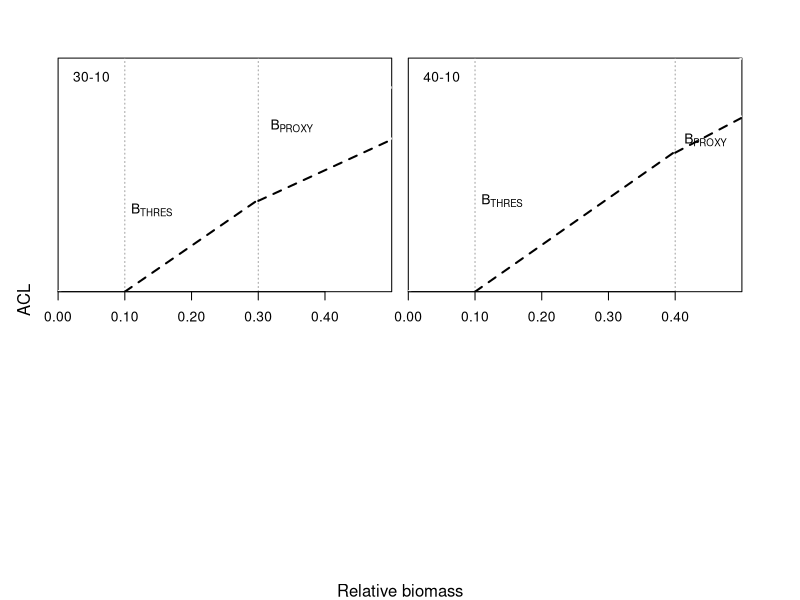

Generate this figure with R:

low = 0.05; high = 0.25
step = 0.05
bio<- seq(0,100,5)
depl<-bio/bio[length(bio)]	


yield <- function(low, high, f){
  
  z1 = length(seq(0.05, low, step))+1 ; z2 = length(seq(0.05, high, step))+1
  f.vec  <- rep(f,12)
  ofl    <- f*bio
  buffer <- 0.75 #Value used to make plotting better
  abc    <- ofl*buffer
  
  f.adj<-(f*(seq(low, high, step)-low)*high)/((high - low)*seq(low, high, step))
  #ofl[z1:z2] <- f.adj*bio[z1:z2]
  abc.hcr <- f.adj*bio[z1:z2]*buffer
  ofl.hcr <- f.adj*bio[z1:z2]
  
  out <-NULL
  out$ofl <- ofl
  out$abc <- abc
  out$abc.hcr <- abc.hcr
  out$ofl.hcr <- ofl.hcr
  out$z1  <- z1
  out$z2  <- z2
  return(out)
}


fspr<-expression(F[SPR])
bproxy <- expression(B[PROXY])
bthres <- expression(B[THRES])
print.letter <- function(label="(a)",xy=c(0.1,0.925),...) {   #... means any new parameters are copied faithfully to text() below
  tmp <- par("usr")
  text.x <- tmp[1]+xy[1]*diff(tmp[1:2])   #x position, diff=difference
  text.y <- tmp[3]+xy[2]*diff(tmp[3:4])   #y position
  text(x=text.x, y=text.y, labels=label, ...)             
}

#setwd("C:/PhD/Chapter4/Poster")
png(filename = "figures/HCRs.png", width = 6.7, height = 6, units = 'in', res = 256)
par(mfrow = c(2,2), mar = rep(0.50, 4), oma = c(3,3,3,3))
ofl.col = 1; abc.col = 'grey50' ; t.col = "grey63"; acl.col = 1
# # 20-05 ==========================================================
# low = 0.05; high = 0.20; f = 0.25
# out <- yield(low, high, f); z1 = out$z1 ; z2 = out$z2
# plot(seq(high,1, step), out$ofl[z2:length(out$ofl)],,type='l',ylim=c(0, 20),xlim=c(0,0.50),
#      axes=F,ylab="",xlab="",xaxs="i",yaxs="i", lwd=2, cex.axis=1.2, col = ofl.col)
# box()
# 
# lines(seq(0,1,step), out$ofl, lty = 1, lwd = 2, col = ofl.col)
# # abc
# lines(seq(high,1,step), out$abc[z2:length(out$abc)], lty = 1, lwd = 1, col = abc.col)
# lines(seq(0,1,step), out$abc, lty = 1, lwd = 2, col = abc.col)
# lines(rep(low, 2), c(0, 20), lty = 3, col = t.col)
# lines(rep(high, 2), c(0, 20), lty = 3, col = t.col)
# # acl 
# lines(seq(high,1,step), out$abc[z2:length(out$abc)]-0.10, lty = 2, lwd = 2, col = acl.col)
# lines(seq(low,high,step), out$abc.hcr, lty = 2, lwd = 2, col = acl.col)
# lines(rep(high/2, 2), c(0, 20), lty = 3, col = t.col)
# print.letter(xy = c(0.19, 0.20), bthres)
# print.letter(xy = c(0.28, 0.30), "MSST")
# print.letter(xy = c(0.50, 0.40), bproxy)
# 
# print.letter(label = "(a)", xy = c(0.05, 0.92), cex = 1)

# 
# # 25-5 ==========================================================
# low = 0.05; high = 0.25; f=0.30
# out <- yield(low, high, f); z1 = out$z1 ; z2 = out$z2
# plot(seq(high,1, step), out$ofl[z2:length(out$ofl)],,type='l',ylim=c(0, 20),xlim=c(0,0.50),
#      axes=F,ylab="",xlab="",xaxs="i",yaxs="i",lwd=2,cex.axis=1.2, col=ofl.col)
# box()
# lines(seq(0,1,step), out$ofl, lty = 1, lwd = 2, col = ofl.col)
# # abc
# lines(seq(high,1,step), out$abc[z2:length(out$abc)], lty = 1, lwd = 1, col = abc.col)
# lines(seq(0,1,step), out$abc, lty = 1, lwd = 2, col = abc.col)
# 
# lines(rep(low, 2), c(0, 20), lty = 3, col = t.col)
# lines(rep(high, 2), c(0, 20), lty = 3, col = t.col)
# lines(rep(high/2, 2), c(0, 20), lty = 3, col = t.col)
# # acl 
# lines(seq(high,1,step), out$abc[z2:length(out$abc)]-0.10, lty = 2, lwd = 2, col = acl.col)
# lines(seq(low,high,step), out$abc.hcr, lty = 2, lwd = 2, col = acl.col)
# 
# print.letter(xy = c(0.19, 0.23), bthres)
# print.letter(xy = c(0.33, 0.32), "MSST")
# print.letter(xy = c(0.60, 0.55), bproxy)
# print.letter(label = "(b)", xy = c(0.05, 0.92), cex = 1)

# 30-10 ==========================================================
low = 0.10; high = 0.30; f = 0.35
out <- yield(low, high, f); z1 = out$z1 ; z2 = out$z2
plot(seq(high,1, step), out$ofl[z2:length(out$ofl)],,type='l',ylim=c(0, 20),xlim=c(0,0.50),
     axes=F,ylab="",xlab="",xaxs="i",yaxs="i",lwd=2,cex.axis=1.2, col = "white")
box()

lines(seq(0,1,step), out$ofl, lty = 1, lwd = 2, col = "white")
# abc
lines(seq(high,1,step), out$abc[z2:length(out$abc)], lty = 1, lwd = 1, col = "white")
lines(seq(0,1,step), out$abc, lty = 1, lwd = 2, col = "white")
lines(rep(low, 2), c(0, 20), lty = 3, col = t.col)
lines(rep(high, 2), c(0, 20), lty = 3, col = t.col)
#lines(rep(high/2, 2), c(0, 20), lty = 3, col = t.col)
# acl 
lines(seq(high,1,step), out$abc[z2:length(out$abc)]-0.10, lty = 2, lwd = 2, col = acl.col)
lines(seq(low,high,step), out$abc.hcr, lty = 2, lwd = 2, col = acl.col)
print.letter(xy = c(0.28, 0.35), bthres)
#print.letter(xy = c(0.37, 0.42), "MSST")
print.letter(xy = c(0.70, 0.71), bproxy)
axis(side=1,at=seq(0,0.4,.1), labels=c("0.00", "0.10", "0.20", "0.30", "0.40"), cex.axis = 1)
mtext(side=2,"ACL",line=1, cex=1, outer = T)
print.letter(label = "30-10", xy = c(0.10, 0.92), cex = 1)
mtext(side=1,"Relative biomass",line=2, cex=1, outer = T)
# legend("topright", bty ='n', lty = c(1,1, 2), col = c(ofl.col, abc.col, acl.col), lwd = c(2,2,2), cex = 1,
#        legend = c(expression("OFL ="~F[MSY]~"*SB"), "ABC = OFL * Buffer", "ACL"))

# 40-10 ==========================================================
low = 0.10; high = 0.40; f = 0.40
out <- yield(low, high, f); z1 = out$z1 ; z2 = out$z2
plot(seq(high,1, step), out$ofl[z2:length(out$ofl)],,type='l',ylim=c(0, 20),xlim=c(0,0.50),
     axes=F,ylab="",xlab="",xaxs="i",yaxs="i",lwd=2,cex.axis=1.2, col = "white")
box()
lines(seq(0,1,step), out$ofl, lty = 1, lwd = 2, col = "white")
# abc
lines(seq(high,1,step), out$abc[z2:length(out$abc)], lty = 1, lwd = 1, col = "white")
lines(seq(0,1,step), out$abc, lty = 1, lwd = 2, col = "white")
lines(rep(low, 2), c(0, 20), lty = 3, col = t.col)
lines(rep(high, 2), c(0, 20), lty = 3, col = t.col)
#lines(rep(high/2, 2), c(0, 20), lty = 3, col = t.col)
# acl 
lines(seq(high,1,step), out$abc[z2:length(out$abc)]-0.10, lty = 2, lwd = 2, col = acl.col)
lines(seq(low,high,step), out$abc.hcr, lty = 2, lwd = 2, col = acl.col)
print.letter(xy = c(0.28, 0.39), bthres)
#print.letter(xy = c(0.47, 0.55), "MSST")
print.letter(xy = c(0.89, 0.65), bproxy)
axis(side=1,at=seq(0,0.40,.1), labels=c("0.00","0.10", "0.20", "0.30", "0.40"), cex.axis = 1)
print.letter(label = "40-10", xy = c(0.10, 0.92), cex = 1)

dev.off()

